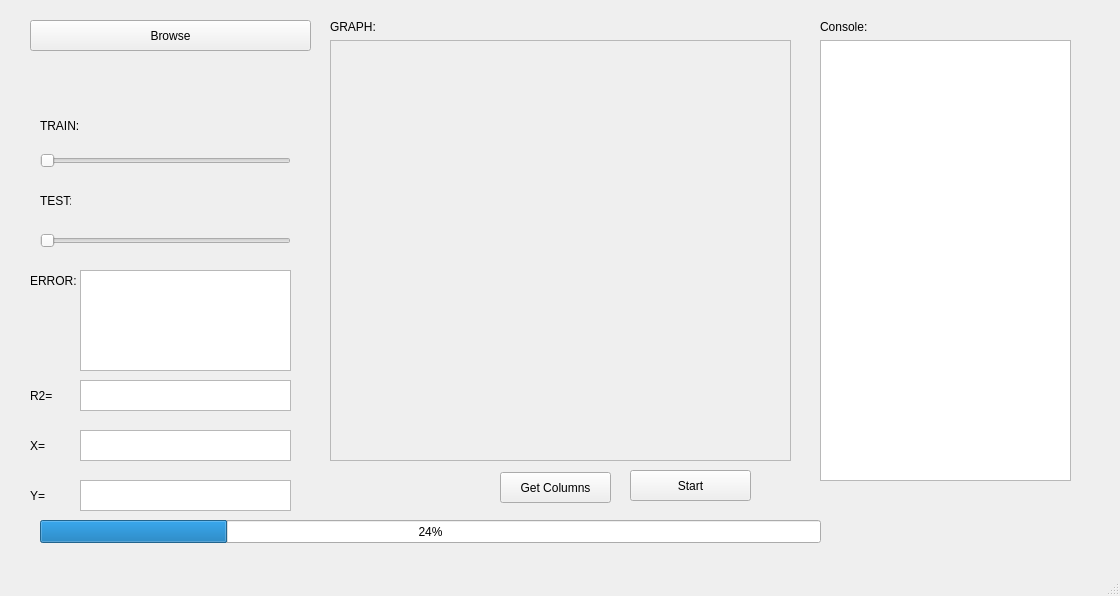
<?xml version="1.0" encoding="UTF-8"?>
<ui version="4.0">
 <class>MainWindow</class>
 <widget class="QMainWindow" name="MainWindow">
  <property name="geometry">
   <rect>
    <x>0</x>
    <y>0</y>
    <width>1120</width>
    <height>596</height>
   </rect>
  </property>
  <property name="windowTitle">
   <string>MainWindow</string>
  </property>
  <widget class="QWidget" name="centralwidget">
   <widget class="QPushButton" name="bbutton">
    <property name="geometry">
     <rect>
      <x>30</x>
      <y>20</y>
      <width>281</width>
      <height>31</height>
     </rect>
    </property>
    <property name="text">
     <string>Browse</string>
    </property>
   </widget>
   <widget class="QSlider" name="horizontalSlider">
    <property name="geometry">
     <rect>
      <x>40</x>
      <y>150</y>
      <width>251</width>
      <height>22</height>
     </rect>
    </property>
    <property name="orientation">
     <enum>Qt::Horizontal</enum>
    </property>
   </widget>
   <widget class="QSlider" name="horizontalSlider_2">
    <property name="geometry">
     <rect>
      <x>40</x>
      <y>230</y>
      <width>251</width>
      <height>22</height>
     </rect>
    </property>
    <property name="orientation">
     <enum>Qt::Horizontal</enum>
    </property>
   </widget>
   <widget class="QTextEdit" name="error">
    <property name="geometry">
     <rect>
      <x>80</x>
      <y>270</y>
      <width>211</width>
      <height>101</height>
     </rect>
    </property>
   </widget>
   <widget class="QTextEdit" name="r2">
    <property name="geometry">
     <rect>
      <x>80</x>
      <y>380</y>
      <width>211</width>
      <height>31</height>
     </rect>
    </property>
   </widget>
   <widget class="QTextEdit" name="x">
    <property name="geometry">
     <rect>
      <x>80</x>
      <y>430</y>
      <width>211</width>
      <height>31</height>
     </rect>
    </property>
    <property name="html">
     <string>&lt;!DOCTYPE HTML PUBLIC &quot;-//W3C//DTD HTML 4.0//EN&quot; &quot;http://www.w3.org/TR/REC-html40/strict.dtd&quot;&gt;
&lt;html&gt;&lt;head&gt;&lt;meta name=&quot;qrichtext&quot; content=&quot;1&quot; /&gt;&lt;style type=&quot;text/css&quot;&gt;
p, li { white-space: pre-wrap; }
&lt;/style&gt;&lt;/head&gt;&lt;body style=&quot; font-family:'MS Shell Dlg 2'; font-size:8.25pt; font-weight:400; font-style:normal;&quot;&gt;
&lt;p style=&quot;-qt-paragraph-type:empty; margin-top:0px; margin-bottom:0px; margin-left:0px; margin-right:0px; -qt-block-indent:0; text-indent:0px;&quot;&gt;&lt;br /&gt;&lt;/p&gt;&lt;/body&gt;&lt;/html&gt;</string>
    </property>
   </widget>
   <widget class="QTextEdit" name="y">
    <property name="geometry">
     <rect>
      <x>80</x>
      <y>480</y>
      <width>211</width>
      <height>31</height>
     </rect>
    </property>
   </widget>
   <widget class="QPushButton" name="sbutton">
    <property name="geometry">
     <rect>
      <x>630</x>
      <y>470</y>
      <width>121</width>
      <height>31</height>
     </rect>
    </property>
    <property name="text">
     <string>Start</string>
    </property>
   </widget>
   <widget class="QLabel" name="label">
    <property name="geometry">
     <rect>
      <x>30</x>
      <y>270</y>
      <width>51</width>
      <height>21</height>
     </rect>
    </property>
    <property name="text">
     <string>ERROR:</string>
    </property>
   </widget>
   <widget class="QLabel" name="label_2">
    <property name="geometry">
     <rect>
      <x>30</x>
      <y>380</y>
      <width>47</width>
      <height>31</height>
     </rect>
    </property>
    <property name="text">
     <string>R2=</string>
    </property>
   </widget>
   <widget class="QLabel" name="label_3">
    <property name="geometry">
     <rect>
      <x>30</x>
      <y>430</y>
      <width>51</width>
      <height>31</height>
     </rect>
    </property>
    <property name="text">
     <string>X=</string>
    </property>
   </widget>
   <widget class="QLabel" name="label_4">
    <property name="geometry">
     <rect>
      <x>30</x>
      <y>480</y>
      <width>47</width>
      <height>31</height>
     </rect>
    </property>
    <property name="text">
     <string>Y=</string>
    </property>
   </widget>
   <widget class="QLabel" name="label_5">
    <property name="geometry">
     <rect>
      <x>40</x>
      <y>190</y>
      <width>31</width>
      <height>21</height>
     </rect>
    </property>
    <property name="text">
     <string>TEST:</string>
    </property>
   </widget>
   <widget class="QLabel" name="label_6">
    <property name="geometry">
     <rect>
      <x>40</x>
      <y>116</y>
      <width>41</width>
      <height>20</height>
     </rect>
    </property>
    <property name="text">
     <string>TRAIN:</string>
    </property>
   </widget>
   <widget class="QLabel" name="label_7">
    <property name="geometry">
     <rect>
      <x>330</x>
      <y>20</y>
      <width>47</width>
      <height>13</height>
     </rect>
    </property>
    <property name="text">
     <string>GRAPH:</string>
    </property>
   </widget>
   <widget class="QProgressBar" name="progressBar">
    <property name="geometry">
     <rect>
      <x>40</x>
      <y>520</y>
      <width>781</width>
      <height>23</height>
     </rect>
    </property>
    <property name="value">
     <number>24</number>
    </property>
   </widget>
   <widget class="QLabel" name="trainvallbl">
    <property name="geometry">
     <rect>
      <x>80</x>
      <y>120</y>
      <width>47</width>
      <height>13</height>
     </rect>
    </property>
    <property name="text">
     <string/>
    </property>
   </widget>
   <widget class="QLabel" name="testvallbl">
    <property name="geometry">
     <rect>
      <x>90</x>
      <y>190</y>
      <width>47</width>
      <height>21</height>
     </rect>
    </property>
    <property name="text">
     <string/>
    </property>
   </widget>
   <widget class="QFrame" name="graphframe">
    <property name="geometry">
     <rect>
      <x>330</x>
      <y>40</y>
      <width>461</width>
      <height>421</height>
     </rect>
    </property>
    <property name="frameShape">
     <enum>QFrame::StyledPanel</enum>
    </property>
    <property name="frameShadow">
     <enum>QFrame::Raised</enum>
    </property>
   </widget>
   <widget class="QLabel" name="datasetlbl">
    <property name="geometry">
     <rect>
      <x>40</x>
      <y>60</y>
      <width>271</width>
      <height>16</height>
     </rect>
    </property>
    <property name="text">
     <string/>
    </property>
   </widget>
   <widget class="QLabel" name="label_8">
    <property name="geometry">
     <rect>
      <x>820</x>
      <y>20</y>
      <width>47</width>
      <height>13</height>
     </rect>
    </property>
    <property name="text">
     <string>Console:</string>
    </property>
   </widget>
   <widget class="QTextEdit" name="textEdit">
    <property name="geometry">
     <rect>
      <x>820</x>
      <y>40</y>
      <width>251</width>
      <height>441</height>
     </rect>
    </property>
   </widget>
   <widget class="QPushButton" name="getcolumnsbtn">
    <property name="geometry">
     <rect>
      <x>500</x>
      <y>472</y>
      <width>111</width>
      <height>31</height>
     </rect>
    </property>
    <property name="text">
     <string>Get Columns</string>
    </property>
   </widget>
   <widget class="QLabel" name="consolelbl">
    <property name="geometry">
     <rect>
      <x>826</x>
      <y>512</y>
      <width>241</width>
      <height>21</height>
     </rect>
    </property>
    <property name="text">
     <string/>
    </property>
   </widget>
  </widget>
  <widget class="QMenuBar" name="menubar">
   <property name="geometry">
    <rect>
     <x>0</x>
     <y>0</y>
     <width>1120</width>
     <height>21</height>
    </rect>
   </property>
  </widget>
  <widget class="QStatusBar" name="statusbar"/>
 </widget>
 <resources/>
 <connections/>
</ui>
